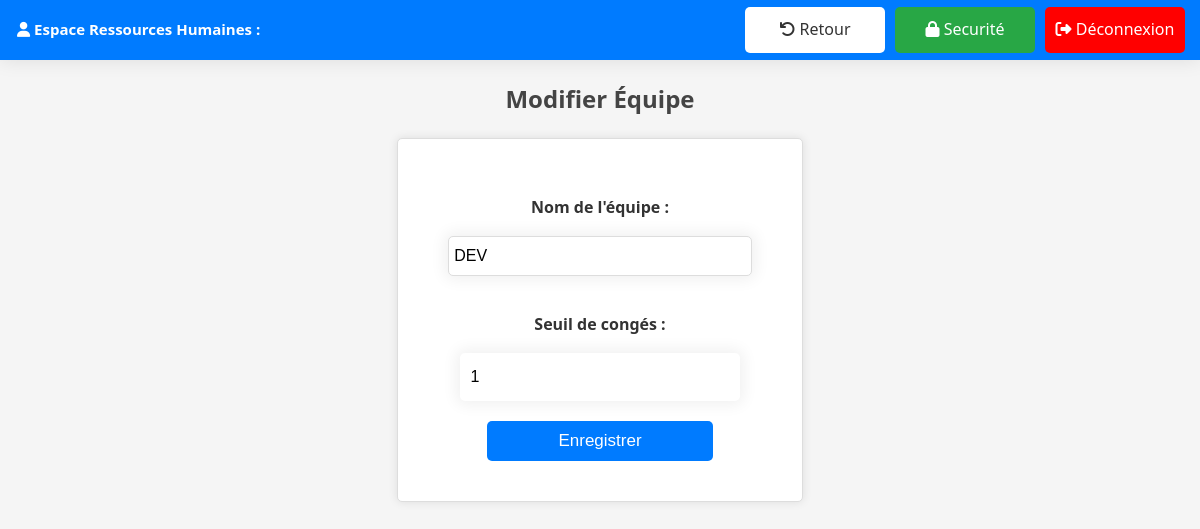
Before: /modify/1/Equipe/ with the older database file.
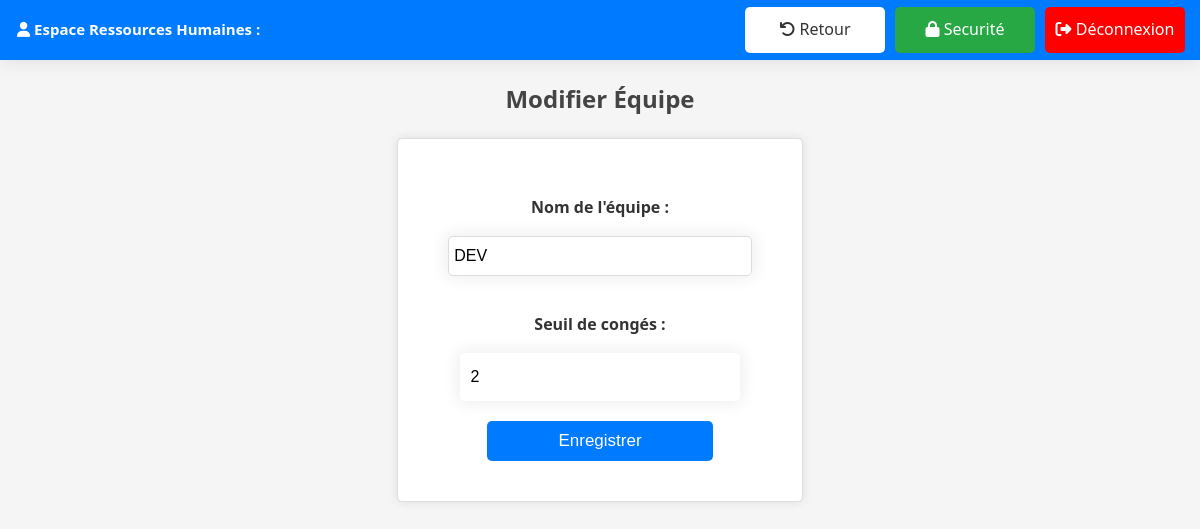
After: the same page with the newer database file.
### users/models.py (models this page shows)
class Equipe(models.Model):
    nom = models.CharField(max_length=100, null=True)
    seuil_conges = models.IntegerField(default=5)

### users/views.py (the view)
# urls.py: path('modify/<int:id>/<str:model>/', views.modify, name='modify'),
def modify(request, id, model):
    model_class = globals()[model]
    instance = get_object_or_404(model_class, id=id)
    if model == 'Equipe':
        form_class = EquipeForm
    elif model == 'TypeConge':
        form_class = TypeCongeForm
    if request.method == 'POST':
        form = form_class(request.POST, instance=instance)
        if form.is_valid():
            form.save()
            return redirect('settings')
    else:
        form = form_class(instance=instance)
    context = {
        'form': form,
        'model': model,
    }
    return render(request, 'ressourceshumaines/modify.html', context)

### users/forms.py
class EquipeForm(forms.ModelForm):
    class Meta:
        model = Equipe
        fields = ['nom', 'seuil_conges']
        labels = {
            'nom': 'Nom de l\'équipe',
            'seuil_conges': 'Seuil de congés',
        }

### users/templates/ressourceshumaines/modify.html (shortened to what this page needs)
{% extends "base.html" %}
{% block topbar-left-container %}
<div class="tb-title"><i class="fa-solid fa-user"></i> Espace Ressources Humaines : </div>
{% endblock %}
{% block topbar-right-container %}
<a class="return-button" href="{% url 'dashboard' %}"><i class="fa-solid fa-arrow-rotate-left"></i> Retour</a>
<a class="security-button" href="{% url 'security' %}"><i class="fa-solid fa-lock"></i> Securité</a>
<a class="logout-button" href="{% url 'logout' %}"><i class="fa-solid fa-right-from-bracket"></i> Déconnexion</a>
{% endblock %}
{% block content %}
<h2>
    {% if model == 'Equipe' %}
        Modifier Équipe
    {% elif model == 'TypeConge' %}
        Modifier Type de Congé
    {% endif %}
</h2>
<form method="post">
    {{ form.as_p }}
    <button type="submit">Enregistrer</button>
</form>
{% endblock %}

Changed rows visible on the page:
changed Equipe "DEV": seuil_conges "1" → "2"
